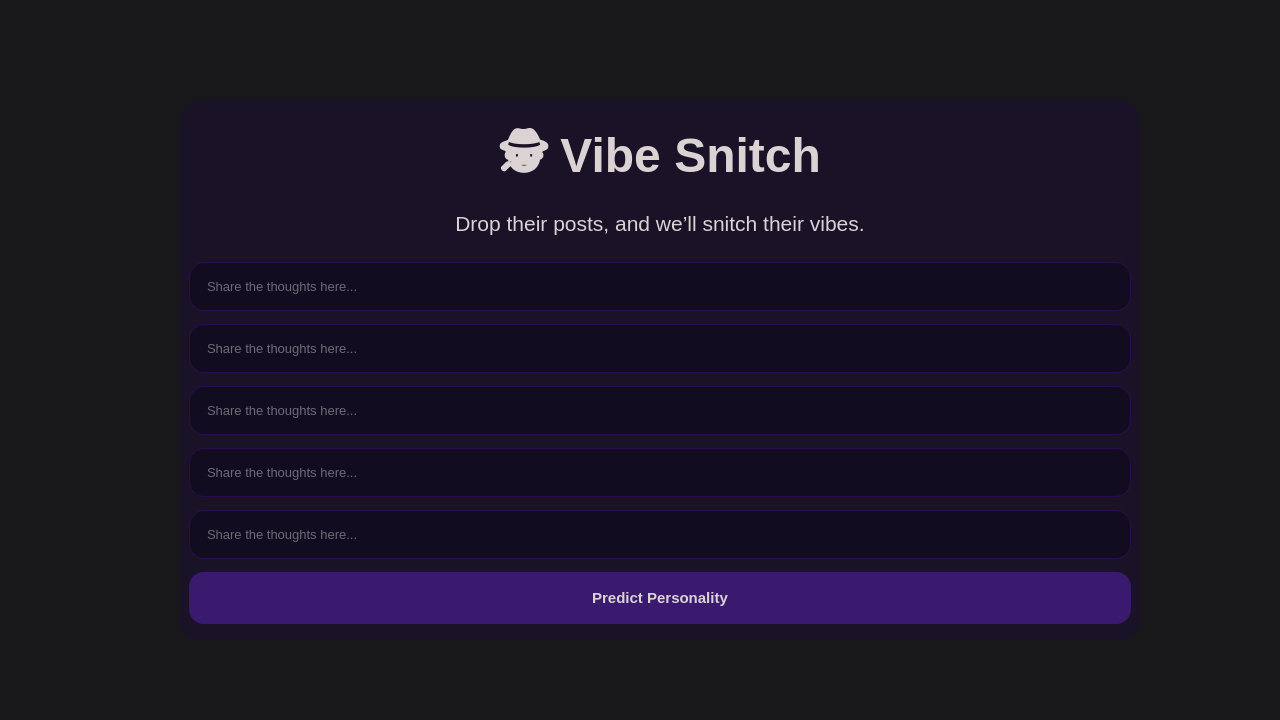
<?xml version="1.0" encoding="UTF-8"?>
<ui version="4.0">
 <class>VibeSnitchMain</class>
 <widget class="QWidget" name="VibeSnitchMain">
  <property name="geometry">
   <rect>
    <x>0</x>
    <y>0</y>
    <width>1280</width>
    <height>720</height>
   </rect>
  </property>
  <property name="minimumSize">
   <size>
    <width>1280</width>
    <height>720</height>
   </size>
  </property>
  <property name="maximumSize">
   <size>
    <width>1280</width>
    <height>720</height>
   </size>
  </property>
  <property name="windowTitle">
   <string notr="true">Vibe Snitch - AI</string>
  </property>
  <property name="styleSheet">
   <string notr="true">background-color: #18181b;</string>
  </property>
  <widget class="QFrame" name="mainCard">
   <property name="geometry">
    <rect>
     <x>180</x>
     <y>100</y>
     <width>960</width>
     <height>540</height>
    </rect>
   </property>
   <property name="minimumSize">
    <size>
     <width>960</width>
     <height>540</height>
    </size>
   </property>
   <property name="maximumSize">
    <size>
     <width>960</width>
     <height>540</height>
    </size>
   </property>
   <property name="styleSheet">
    <string notr="true">background-color: #1a1328;
border-radius: 20px;
</string>
   </property>
   <property name="frameShape">
    <enum>QFrame::StyledPanel</enum>
   </property>
   <property name="frameShadow">
    <enum>QFrame::Raised</enum>
   </property>
   <layout class="QVBoxLayout" name="verticalLayout_2">
    <item>
     <widget class="QLabel" name="lblTitle">
      <property name="minimumSize">
       <size>
        <width>100</width>
        <height>70</height>
       </size>
      </property>
      <property name="maximumSize">
       <size>
        <width>16777215</width>
        <height>50</height>
       </size>
      </property>
      <property name="font">
       <font>
        <family>Segoe UI</family>
        <pointsize>36</pointsize>
        <weight>75</weight>
        <bold>true</bold>
       </font>
      </property>
      <property name="styleSheet">
       <string notr="true">color: #dbd2d4;
</string>
      </property>
      <property name="text">
       <string>🕵️ Vibe Snitch</string>
      </property>
      <property name="scaledContents">
       <bool>false</bool>
      </property>
      <property name="alignment">
       <set>Qt::AlignCenter</set>
      </property>
     </widget>
    </item>
    <item>
     <widget class="QLabel" name="lblSlogan">
      <property name="minimumSize">
       <size>
        <width>0</width>
        <height>50</height>
       </size>
      </property>
      <property name="maximumSize">
       <size>
        <width>16777215</width>
        <height>50</height>
       </size>
      </property>
      <property name="font">
       <font>
        <family>Segoe UI</family>
        <pointsize>16</pointsize>
       </font>
      </property>
      <property name="styleSheet">
       <string notr="true">color: #dbd2d4;</string>
      </property>
      <property name="text">
       <string>&lt;html&gt;&lt;head/&gt;&lt;body&gt;&lt;p&gt;Drop their posts, and we’ll snitch their vibes.&lt;/p&gt;&lt;/body&gt;&lt;/html&gt;</string>
      </property>
      <property name="alignment">
       <set>Qt::AlignCenter</set>
      </property>
      <property name="wordWrap">
       <bool>true</bool>
      </property>
     </widget>
    </item>
    <item>
     <widget class="QLineEdit" name="txtPost01">
      <property name="font">
       <font>
        <family>Segoe UI</family>
        <pointsize>10</pointsize>
       </font>
      </property>
      <property name="styleSheet">
       <string notr="true">background-color: #120c20;
color:#C8C8C8;
border: 1px solid #2D0B4E;
border-radius: 15px;
padding: 15px;
</string>
      </property>
      <property name="placeholderText">
       <string>Share the thoughts here...</string>
      </property>
     </widget>
    </item>
    <item>
     <widget class="QLineEdit" name="txtPost02">
      <property name="font">
       <font>
        <family>Segoe UI</family>
        <pointsize>10</pointsize>
       </font>
      </property>
      <property name="styleSheet">
       <string notr="true">background-color: #120c20;
color: #C8C8C8;
border: 1px solid #2D0B4E;
border-radius: 15px;
padding: 15px;
</string>
      </property>
      <property name="placeholderText">
       <string>Share the thoughts here...</string>
      </property>
     </widget>
    </item>
    <item>
     <widget class="QLineEdit" name="txtPost03">
      <property name="font">
       <font>
        <family>Segoe UI</family>
        <pointsize>10</pointsize>
       </font>
      </property>
      <property name="styleSheet">
       <string notr="true">background-color: #120c20;
color: #C8C8C8;
border: 1px solid #2D0B4E;
border-radius: 15px;
padding: 15px;
</string>
      </property>
      <property name="placeholderText">
       <string>Share the thoughts here...</string>
      </property>
     </widget>
    </item>
    <item>
     <widget class="QLineEdit" name="txtPost04">
      <property name="font">
       <font>
        <family>Segoe UI</family>
        <pointsize>10</pointsize>
       </font>
      </property>
      <property name="styleSheet">
       <string notr="true">background-color: #120c20;
color: #C8C8C8;
border: 1px solid #2D0B4E;
border-radius: 15px;
padding: 15px;
</string>
      </property>
      <property name="placeholderText">
       <string>Share the thoughts here...</string>
      </property>
     </widget>
    </item>
    <item>
     <widget class="QLineEdit" name="txtPost05">
      <property name="font">
       <font>
        <family>Segoe UI</family>
        <pointsize>10</pointsize>
       </font>
      </property>
      <property name="styleSheet">
       <string notr="true">background-color: #120c20;
color: #C8C8C8;
border: 1px solid #2D0B4E;
border-radius: 15px;
padding: 15px;
</string>
      </property>
      <property name="placeholderText">
       <string>Share the thoughts here...</string>
      </property>
     </widget>
    </item>
    <item>
     <widget class="QPushButton" name="pushButton">
      <property name="minimumSize">
       <size>
        <width>0</width>
        <height>50</height>
       </size>
      </property>
      <property name="font">
       <font>
        <family>Segoe UI</family>
        <pointsize>11</pointsize>
        <weight>75</weight>
        <bold>true</bold>
       </font>
      </property>
      <property name="styleSheet">
       <string notr="true">background-color: #3a1a6e;
color: #dbd2d4;
border-radius: 15px;
padding: 17px;
</string>
      </property>
      <property name="text">
       <string>Predict Personality</string>
      </property>
     </widget>
    </item>
   </layout>
  </widget>
 </widget>
 <resources/>
 <connections/>
</ui>
